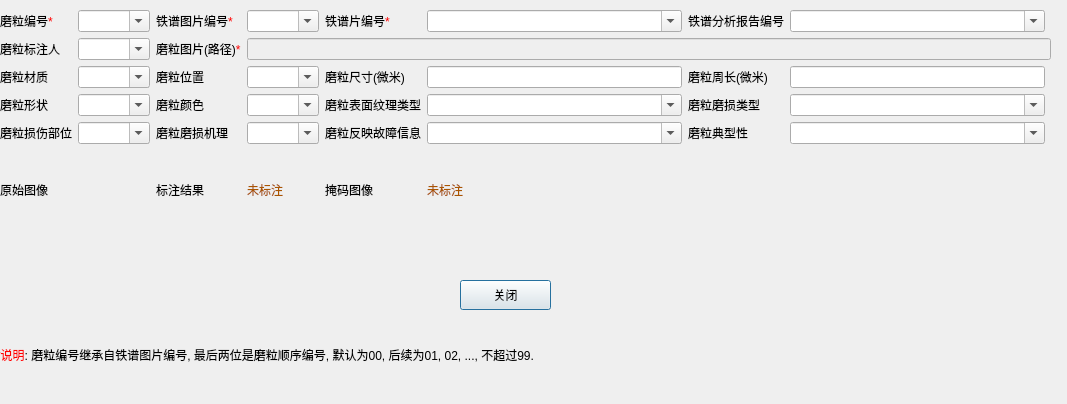
<?xml version="1.0" encoding="UTF-8"?>
<ui version="4.0">
 <class>CheckProperties</class>
 <widget class="QDialog" name="CheckProperties">
  <property name="geometry">
   <rect>
    <x>0</x>
    <y>0</y>
    <width>1067</width>
    <height>404</height>
   </rect>
  </property>
  <property name="windowTitle">
   <string>查看磨粒属性</string>
  </property>
  <widget class="QWidget" name="layoutWidget_2">
   <property name="geometry">
    <rect>
     <x>0</x>
     <y>10</y>
     <width>1051</width>
     <height>220</height>
    </rect>
   </property>
   <layout class="QGridLayout" name="gridLayout_17">
    <item row="3" column="2">
     <widget class="QComboBox" name="_comboBoxMoliGuy">
      <property name="editable">
       <bool>true</bool>
      </property>
     </widget>
    </item>
    <item row="0" column="2">
     <widget class="QComboBox" name="_comboBoxMoliID">
      <property name="editable">
       <bool>true</bool>
      </property>
     </widget>
    </item>
    <item row="7" column="4">
     <widget class="QLabel" name="_labelResultImage">
      <property name="text">
       <string>&lt;html&gt;&lt;head/&gt;&lt;body&gt;&lt;p&gt;&lt;span style=&quot; color:#aa5500;&quot;&gt;未标注&lt;/span&gt;&lt;/p&gt;&lt;/body&gt;&lt;/html&gt;</string>
      </property>
     </widget>
    </item>
    <item row="5" column="3">
     <widget class="QLabel" name="label_121">
      <property name="text">
       <string>磨粒颜色</string>
      </property>
     </widget>
    </item>
    <item row="4" column="0" colspan="2">
     <widget class="QLabel" name="label_109">
      <property name="text">
       <string>磨粒材质</string>
      </property>
     </widget>
    </item>
    <item row="3" column="0" colspan="2">
     <widget class="QLabel" name="label_118">
      <property name="text">
       <string>磨粒标注人</string>
      </property>
     </widget>
    </item>
    <item row="4" column="6">
     <widget class="QLineEdit" name="_editMoliSize"/>
    </item>
    <item row="6" column="3">
     <widget class="QLabel" name="label_122">
      <property name="text">
       <string>磨粒磨损机理</string>
      </property>
     </widget>
    </item>
    <item row="3" column="3">
     <widget class="QLabel" name="label_113">
      <property name="text">
       <string>&lt;html&gt;&lt;head/&gt;&lt;body&gt;&lt;p&gt;磨粒图片(路径)&lt;span style=&quot; color:#ff0000;&quot;&gt;*&lt;/span&gt;&lt;/p&gt;&lt;/body&gt;&lt;/html&gt;</string>
      </property>
     </widget>
    </item>
    <item row="5" column="5">
     <widget class="QLabel" name="label_124">
      <property name="text">
       <string>磨粒表面纹理类型</string>
      </property>
     </widget>
    </item>
    <item row="0" column="0" colspan="2">
     <widget class="QLabel" name="label_116">
      <property name="text">
       <string>&lt;html&gt;&lt;head/&gt;&lt;body&gt;&lt;p&gt;磨粒编号&lt;span style=&quot; color:#ff0000;&quot;&gt;*&lt;/span&gt;&lt;/p&gt;&lt;/body&gt;&lt;/html&gt;</string>
      </property>
     </widget>
    </item>
    <item row="7" column="5">
     <widget class="QLabel" name="label_131">
      <property name="text">
       <string>掩码图像</string>
      </property>
     </widget>
    </item>
    <item row="4" column="5">
     <widget class="QLabel" name="label_123">
      <property name="text">
       <string>磨粒尺寸(微米)</string>
      </property>
     </widget>
    </item>
    <item row="4" column="8">
     <widget class="QLineEdit" name="_editMoliLength"/>
    </item>
    <item row="7" column="2">
     <widget class="QLabel" name="_labelOriginalImage">
      <property name="sizePolicy">
       <sizepolicy hsizetype="Preferred" vsizetype="Preferred">
        <horstretch>0</horstretch>
        <verstretch>0</verstretch>
       </sizepolicy>
      </property>
      <property name="text">
       <string/>
      </property>
     </widget>
    </item>
    <item row="0" column="7">
     <widget class="QLabel" name="label_132">
      <property name="text">
       <string>铁谱分析报告编号</string>
      </property>
     </widget>
    </item>
    <item row="5" column="2">
     <widget class="QComboBox" name="_comboBoxMoliShape">
      <property name="editable">
       <bool>true</bool>
      </property>
     </widget>
    </item>
    <item row="0" column="3">
     <widget class="QLabel" name="label_111">
      <property name="text">
       <string>&lt;html&gt;&lt;head/&gt;&lt;body&gt;&lt;p&gt;铁谱图片编号&lt;span style=&quot; color:#ff0000;&quot;&gt;*&lt;/span&gt;&lt;/p&gt;&lt;/body&gt;&lt;/html&gt;</string>
      </property>
     </widget>
    </item>
    <item row="0" column="5">
     <widget class="QLabel" name="label_112">
      <property name="text">
       <string>&lt;html&gt;&lt;head/&gt;&lt;body&gt;&lt;p&gt;铁谱片编号&lt;span style=&quot; color:#ff0000;&quot;&gt;*&lt;/span&gt;&lt;/p&gt;&lt;/body&gt;&lt;/html&gt;</string>
      </property>
     </widget>
    </item>
    <item row="4" column="7">
     <widget class="QLabel" name="label_126">
      <property name="text">
       <string>磨粒周长(微米)</string>
      </property>
     </widget>
    </item>
    <item row="4" column="2">
     <widget class="QComboBox" name="_comboBoxMoliProperty">
      <property name="editable">
       <bool>true</bool>
      </property>
     </widget>
    </item>
    <item row="7" column="0" colspan="2">
     <widget class="QLabel" name="label_129">
      <property name="text">
       <string>原始图像</string>
      </property>
     </widget>
    </item>
    <item row="4" column="3">
     <widget class="QLabel" name="label_120">
      <property name="text">
       <string>磨粒位置</string>
      </property>
     </widget>
    </item>
    <item row="7" column="3">
     <widget class="QLabel" name="label_130">
      <property name="text">
       <string>标注结果</string>
      </property>
     </widget>
    </item>
    <item row="0" column="4">
     <widget class="QComboBox" name="_comboBoxMoliImageID">
      <property name="editable">
       <bool>true</bool>
      </property>
     </widget>
    </item>
    <item row="7" column="6">
     <widget class="QLabel" name="_labelMaskImage">
      <property name="text">
       <string>&lt;html&gt;&lt;head/&gt;&lt;body&gt;&lt;p&gt;&lt;span style=&quot; color:#aa5500;&quot;&gt;未标注&lt;/span&gt;&lt;/p&gt;&lt;/body&gt;&lt;/html&gt;</string>
      </property>
     </widget>
    </item>
    <item row="5" column="0" colspan="2">
     <widget class="QLabel" name="label_110">
      <property name="text">
       <string>磨粒形状</string>
      </property>
     </widget>
    </item>
    <item row="0" column="6">
     <widget class="QComboBox" name="_comboBoxMoliPianID">
      <property name="editable">
       <bool>true</bool>
      </property>
     </widget>
    </item>
    <item row="5" column="7">
     <widget class="QLabel" name="label_127">
      <property name="text">
       <string>磨粒磨损类型</string>
      </property>
     </widget>
    </item>
    <item row="0" column="8">
     <widget class="QComboBox" name="_comboBoxMoliReportID">
      <property name="editable">
       <bool>true</bool>
      </property>
     </widget>
    </item>
    <item row="3" column="4" colspan="6">
     <widget class="QLineEdit" name="_editMoliPath">
      <property name="enabled">
       <bool>false</bool>
      </property>
     </widget>
    </item>
    <item row="5" column="4">
     <widget class="QComboBox" name="_comboBoxMoliColor">
      <property name="editable">
       <bool>true</bool>
      </property>
     </widget>
    </item>
    <item row="6" column="4">
     <widget class="QComboBox" name="_comboBoxMoliErodeReason">
      <property name="editable">
       <bool>true</bool>
      </property>
     </widget>
    </item>
    <item row="4" column="4">
     <widget class="QComboBox" name="_comboBoxMoliPosition">
      <property name="editable">
       <bool>true</bool>
      </property>
     </widget>
    </item>
    <item row="5" column="8">
     <widget class="QComboBox" name="_comboBoxMoliErodeType">
      <property name="editable">
       <bool>true</bool>
      </property>
     </widget>
    </item>
    <item row="6" column="0" colspan="2">
     <widget class="QLabel" name="label_114">
      <property name="text">
       <string>磨粒损伤部位</string>
      </property>
     </widget>
    </item>
    <item row="5" column="6">
     <widget class="QComboBox" name="_comboBoxMoliSurface">
      <property name="editable">
       <bool>true</bool>
      </property>
     </widget>
    </item>
    <item row="6" column="6">
     <widget class="QComboBox" name="_comboBoxMoliGivenInfo">
      <property name="editable">
       <bool>true</bool>
      </property>
     </widget>
    </item>
    <item row="6" column="5">
     <widget class="QLabel" name="label_125">
      <property name="text">
       <string>磨粒反映故障信息</string>
      </property>
     </widget>
    </item>
    <item row="6" column="7">
     <widget class="QLabel" name="label_128">
      <property name="text">
       <string>磨粒典型性</string>
      </property>
     </widget>
    </item>
    <item row="6" column="8">
     <widget class="QComboBox" name="_comboBoxMoliTypical">
      <property name="editable">
       <bool>true</bool>
      </property>
     </widget>
    </item>
    <item row="6" column="2">
     <widget class="QComboBox" name="_comboBoxMoliErodePart">
      <property name="editable">
       <bool>true</bool>
      </property>
     </widget>
    </item>
   </layout>
  </widget>
  <widget class="QLabel" name="label_133">
   <property name="geometry">
    <rect>
     <x>-4</x>
     <y>330</y>
     <width>661</width>
     <height>51</height>
    </rect>
   </property>
   <property name="text">
    <string>&lt;html&gt;&lt;head/&gt;&lt;body&gt;&lt;p&gt;&lt;span style=&quot; color:#ff0000;&quot;&gt;*说明&lt;/span&gt;: 磨粒编号继承自铁谱图片编号, 最后两位是磨粒顺序编号, 默认为00, 后续为01, 02, ..., 不超过99.&lt;/p&gt;&lt;/body&gt;&lt;/html&gt;</string>
   </property>
  </widget>
  <widget class="QPushButton" name="btnClose">
   <property name="geometry">
    <rect>
     <x>460</x>
     <y>280</y>
     <width>91</width>
     <height>30</height>
    </rect>
   </property>
   <property name="text">
    <string>关闭</string>
   </property>
  </widget>
 </widget>
 <resources/>
 <connections/>
</ui>
